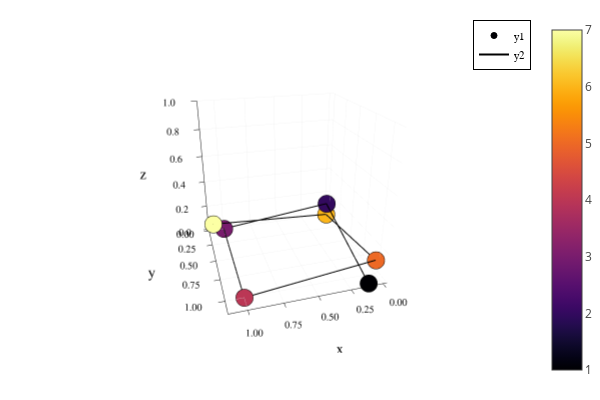

Notebook code for this chart:
### Code cell
Q = fourKnot(1.1)
p = plot(zlim=(0,1))
plotChain!(Q,"lightblue")
display(p)

### Figure 1 — Plotly figure (JSON) as saved in the notebook; plotly's stock layout.template omitted (floating-point values rounded to 4 significant figures; data arrays with more than 128 entries replaced by an {"elided": "..."} marker saying what was removed)
{"data": [{"colorbar": {"title": {"text": ""}}, "legendgroup": "y1", "marker": {"color": "rgba(0, 0, 4, 1.000)", "line": {"color": "rgba(0, 0, 0, 1)", "width": 1}, "size": 6, "symbol": "circle"}, "mode": "markers", "name": "y1", "scene": "scene", "showlegend": true, "type": "scatter3d", "x": [0.1], "xaxis": "x", "y": [1.1], "yaxis": "y", "z": [4.477e-09], "zaxis": "z", "zmax": 7, "zmin": 1}, {"colorbar": {"title": {"text": ""}}, "legendgroup": "y1", "marker": {"color": "rgba(51, 10, 94, 1.000)", "line": {"color": "rgba(0, 0, 0, 1)", "width": 1}, "size": 6, "symbol": "circle"}, "mode": "markers", "name": "y1", "scene": "scene", "showlegend": false, "type": "scatter3d", "x": [1.564e-09], "xaxis": "x", "y": [4.641e-09], "yaxis": "y", "z": [0.1], "zaxis": "z", "zmax": 7, "zmin": 1}, {"colorbar": {"title": {"text": ""}}, "legendgroup": "y1", "marker": {"color": "rgba(120, 28, 109, 1.000)", "line": {"color": "rgba(0, 0, 0, 1)", "width": 1}, "size": 6, "symbol": "circle"}, "mode": "markers", "name": "y1", "scene": "scene", "showlegend": false, "type": "scatter3d", "x": [1.0], "xaxis": "x", "y": [5.867e-09], "yaxis": "y", "z": [5.023e-09], "zaxis": "z", "zmax": 7, "zmin": 1}, {"colorbar": {"title": {"text": ""}}, "legendgroup": "y1", "marker": {"color": "rgba(187, 55, 85, 1.000)", "line": {"color": "rgba(0, 0, 0, 1)", "width": 1}, "size": 6, "symbol": "circle"}, "mode": "markers", "name": "y1", "scene": "scene", "showlegend": false, "type": "scatter3d", "x": [1.0], "xaxis": "x", "y": [1.0], "yaxis": "y", "z": [4.583e-09], "zaxis": "z", "zmax": 7, "zmin": 1}, {"colorbar": {"title": {"text": ""}}, "legendgroup": "y1", "marker": {"color": "rgba(237, 105, 37, 1.000)", "line": {"color": "rgba(0, 0, 0, 1)", "width": 1}, "size": 6, "symbol": "circle"}, "mode": "markers", "name": "y1", "scene": "scene", "showlegend": false, "type": "scatter3d", "x": [2.229e-09], "xaxis": "x", "y": [1.0], "yaxis": "y", "z": [0.1], "zaxis": "z", "zmax": 7, "zmin": 1}, {"colorbar": {"title": {"text": ""}}, "legendgroup": "y1", "marker": {"color": "rgba(252, 181, 25, 1.000)", "line": {"color": "rgba(0, 0, 0, 1)", "width": 1}, "size": 6, "symbol": "circle"}, "mode": "markers", "name": "y1", "scene": "scene", "showlegend": false, "type": "scatter3d", "x": [9.44e-09], "xaxis": "x", "y": [9.636e-09], "yaxis": "y", "z": [4.185e-09], "zaxis": "z", "zmax": 7, "zmin": 1}, {"colorbar": {"title": {"text": ""}}, "legendgroup": "y1", "marker": {"color": "rgba(252, 255, 164, 1.000)", "line": {"color": "rgba(0, 0, 0, 1)", "width": 1}, "size": 6, "symbol": "circle"}, "mode": "markers", "name": "y1", "scene": "scene", "showlegend": false, "type": "scatter3d", "x": [1.1], "xaxis": "x", "y": [0.1], "yaxis": "y", "z": [0.1], "zaxis": "z", "zmax": 7, "zmin": 1}, {"colorbar": {"title": {"text": ""}}, "hoverinfo": "none", "marker": {"cmax": 7, "cmin": 1, "color": [0.5], "colorscale": {"elided": "256x2 mixed values"}, "opacity": 1e-10, "showscale": true, "size": 1e-10}, "mode": "markers", "name": "y1", "scene": "scene", "showlegend": false, "type": "scatter3d", "x": [0.1], "xaxis": "x", "y": [1.1], "yaxis": "y", "z": [4.477e-09], "zaxis": "z", "zmax": 7, "zmin": 1}, {"colorbar": {"title": {"text": ""}}, "legendgroup": "y2", "line": {"color": "rgba(0, 0, 0, 1)", "dash": "solid", "shape": "linear", "width": 2}, "mode": "lines", "name": "y2", "scene": "scene", "showlegend": true, "type": "scatter3d", "x": [0.1, 1.564e-09, 1.0, 1.0, 2.229e-09, 9.44e-09, 1.1], "xaxis": "x", "y": [1.1, 4.641e-09, 5.867e-09, 1.0, 1.0, 9.636e-09, 0.1], "yaxis": "y", "z": [4.477e-09, 0.1, 5.023e-09, 4.583e-09, 0.1, 4.185e-09, 0.1], "zaxis": "z", "zmax": 7, "zmin": 1}], "layout": {"annotations": [], "height": 400, "legend": {"bgcolor": "rgba(255, 255, 255, 1.000)", "bordercolor": "rgba(0, 0, 0, 1)", "borderwidth": 1, "font": {"color": "rgba(0, 0, 0, 1)", "family": "sans-serif", "size": 11}, "title": {"font": {"color": "rgba(0, 0, 0, 1)", "family": "sans-serif", "size": 15}, "text": ""}, "tracegroupgap": 0, "traceorder": "normal", "x": 1, "xanchor": "auto", "y": 1, "yanchor": "auto"}, "margin": {"b": 20, "l": 0, "r": 0, "t": 20}, "paper_bgcolor": "rgba(255, 255, 255, 1.000)", "plot_bgcolor": "rgba(255, 255, 255, 1.000)", "scene": {"aspectmode": "auto", "aspectratio": {"x": 1, "y": 1, "z": 1}, "camera": {"center": {"x": 0, "y": 0, "z": 0}, "eye": {"x": 0.6734, "y": 2.279, "z": 1.054}, "projection": {"type": "perspective"}, "up": {"x": 0, "y": 0, "z": 1}}, "domain": {"x": [0.09128, 0.9934], "y": [0.07581, 0.9902]}, "xaxis": {"gridcolor": "rgba(0, 0, 0, 0.1)", "gridwidth": 0.5, "linecolor": "rgba(0, 0, 0, 1)", "mirror": false, "range": [-0.033, 1.133], "showgrid": true, "showline": true, "showticklabels": true, "tickangle": 0, "tickcolor": "rgb(0, 0, 0)", "tickfont": {"color": "rgba(0, 0, 0, 1)", "family": "sans-serif", "size": 11}, "tickmode": "array", "ticks": "inside", "ticktext": ["0.00", "0.25", "0.50", "0.75", "1.00"], "tickvals": [0, 0.25, 0.5, 0.75, 1], "title": {"font": {"color": "rgba(0, 0, 0, 1)", "family": "sans-serif", "size": 15}, "text": "x"}, "type": "linear", "visible": true, "zeroline": false, "zerolinecolor": "rgba(0, 0, 0, 1)"}, "yaxis": {"gridcolor": "rgba(0, 0, 0, 0.1)", "gridwidth": 0.5, "linecolor": "rgba(0, 0, 0, 1)", "mirror": false, "range": [-0.033, 1.133], "showgrid": true, "showline": true, "showticklabels": true, "tickangle": 0, "tickcolor": "rgb(0, 0, 0)", "tickfont": {"color": "rgba(0, 0, 0, 1)", "family": "sans-serif", "size": 11}, "tickmode": "array", "ticks": "inside", "ticktext": ["0.00", "0.25", "0.50", "0.75", "1.00"], "tickvals": [0, 0.25, 0.5, 0.75, 1], "title": {"font": {"color": "rgba(0, 0, 0, 1)", "family": "sans-serif", "size": 15}, "text": "y"}, "type": "linear", "visible": true, "zeroline": false, "zerolinecolor": "rgba(0, 0, 0, 1)"}, "zaxis": {"gridcolor": "rgba(0, 0, 0, 0.1)", "gridwidth": 0.5, "linecolor": "rgba(0, 0, 0, 1)", "mirror": false, "range": [0, 1], "showgrid": true, "showline": true, "showticklabels": true, "tickangle": 0, "tickcolor": "rgb(0, 0, 0)", "tickfont": {"color": "rgba(0, 0, 0, 1)", "family": "sans-serif", "size": 11}, "tickmode": "array", "ticks": "inside", "ticktext": ["0.0", "0.2", "0.4", "0.6", "0.8", "1.0"], "tickvals": [0, 0.2, 0.4, 0.6, 0.8, 1], "title": {"font": {"color": "rgba(0, 0, 0, 1)", "family": "sans-serif", "size": 15}, "text": "z"}, "type": "linear", "visible": true, "zeroline": false, "zerolinecolor": "rgba(0, 0, 0, 1)"}}, "showlegend": true, "width": 600}}
